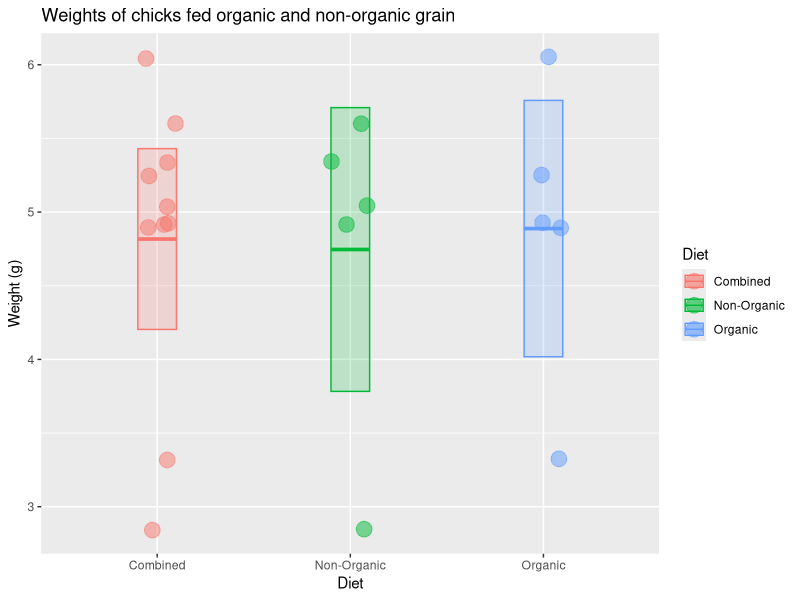

Write R code to recreate this figure.
## ---- chunk 1

x <- c(6.05, 4.89, 3.32, 4.93, 5.25, 5.04, 4.91, 2.84, 5.60, 5.34)
## ---- chunk 2

n <- length(x)
n
mean(x)
median(x)
sd(x)

## ---- chunk 3

sem <- sd(x) / sqrt(n)
sem

## ---- chunk 4
mean(x) + 1.96 * sem 
mean(x) - 1.96 * sem 

## ---- chunk 5

library(tidyverse)

# check to make sure you did the part above correctly
# if not, generate some fake x data
if (!exists("x") | !is.numeric(x) | !length(x) == 10) x <- rep(1, 10)

# put the chick data into a data frame
chick_data <-
  tibble::tibble(
    diet = rep(c("Combined", "Combined", "Organic", "Non-Organic"), each = 5),
    weight = c(x, x)
  )

# summarize the chick weights by diet
chick_summary <-
  chick_data %>% 
  group_by(diet) %>% 
  summarize(
    mean = mean(weight),
    median = median(weight),
    sd = sd(weight),
    n = n(),
    sem = sd / sqrt(n),
    upper = mean + 1.96 * sem,   # upper confidence limit
    lower = mean - 1.96 * sem,   # lower confidence limit
    .groups = "drop"
  )

# plot chick weights
ggplot(chick_data, aes(x = diet, y = weight, color = diet, fill = diet)) +
  geom_jitter(size = 5, shape = 21, alpha = 0.5, width = 0.1) +
  geom_crossbar(
    mapping = aes(ymin = lower, ymax = upper, y = mean), 
    data = chick_summary,
    width = 0.2, alpha = 0.2
  ) +
  labs(
    title = "Weights of chicks fed organic and non-organic grain",
    x = "Diet",
    color = "Diet",
    fill = "Diet",
    y = "Weight (g)"
  )

